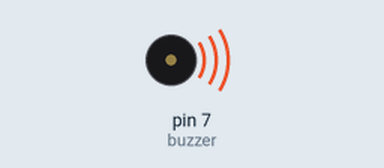
Bench run of a sketch on a simulated Arduino Uno, built with avr-gcc and run on an emulated ATmega328P. Shown: buzzer (waves = sounding).

Above: at 0.9 s.
At 29.75 s:
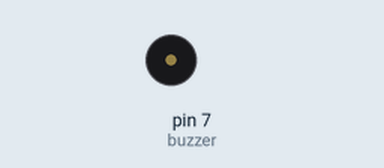
Timing chart, 0 to 30.1 s (numbered marks = the images above):
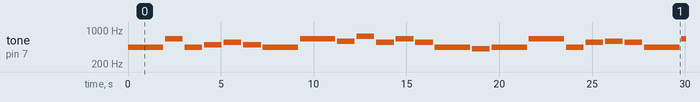

Measured:
- by itself, tone on pin 7 (buzzer): plays 440 Hz for 1.9 s, 659 Hz for 0.95 s, 440 Hz for 0.95 s, 493 Hz for 0.95 s, 554 Hz for 0.95 s, 493 Hz for 0.95 s … (96 notes in this stretch)

The sketch:

minecraft.ino
```cpp
const int buzzer = 7; //pino do buzzer

const int d = 587.33; // Ré
const int e = 659.25; // Mi
const int a = 440.00; // Lá
const int b = 493.88; // Si

const int x = 554.37; //Dó sustenido
const int y = 739.99; //Fá sustenido
const int z = 415.30; //Sol sustenido

int minecraftNotas[] = {a,e,a,b,x,b,a,e,d,y,x,e,x,a,z,a,e,a,x,d,x,a,e,y,d,b,x,d,x,d,y,x,b,a,b}; //notas em sequência a serem tocadas
int duracao[] = {1904,952,952,952,952,952,1904,1904,952,952,952,952,952,1904,952,1904,1904,952,952,952,952,1904,1904,952,1904,1904,952,952,952,952,952,952,952,952,1904}; //Duracao em ms
int tamanho = sizeof(minecraftNotas) / sizeof(minecraftNotas[0]);

void setup() {
  pinMode(buzzer, OUTPUT);
}

void loop() {
  for(int i = 0; i < tamanho ; i++){
    tone(buzzer, minecraftNotas[i],duracao[i]);
    delay(duracao[i]+100);
  }
}
```
